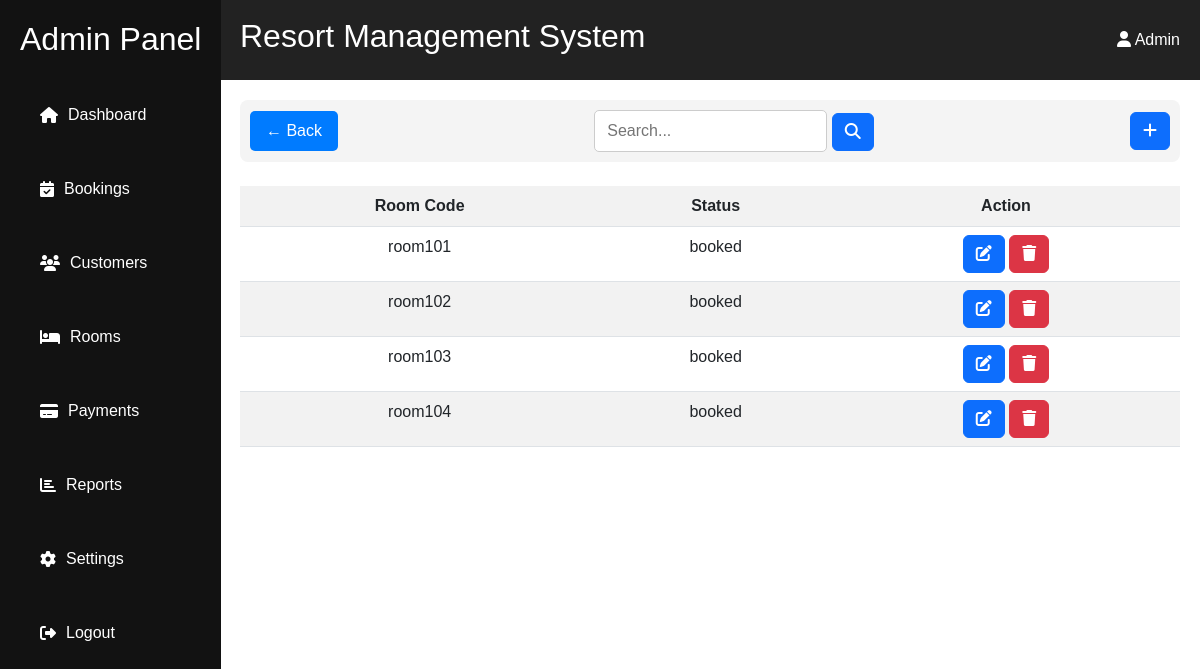
The page /admin/rooms/index.php on the database as committed earlier.
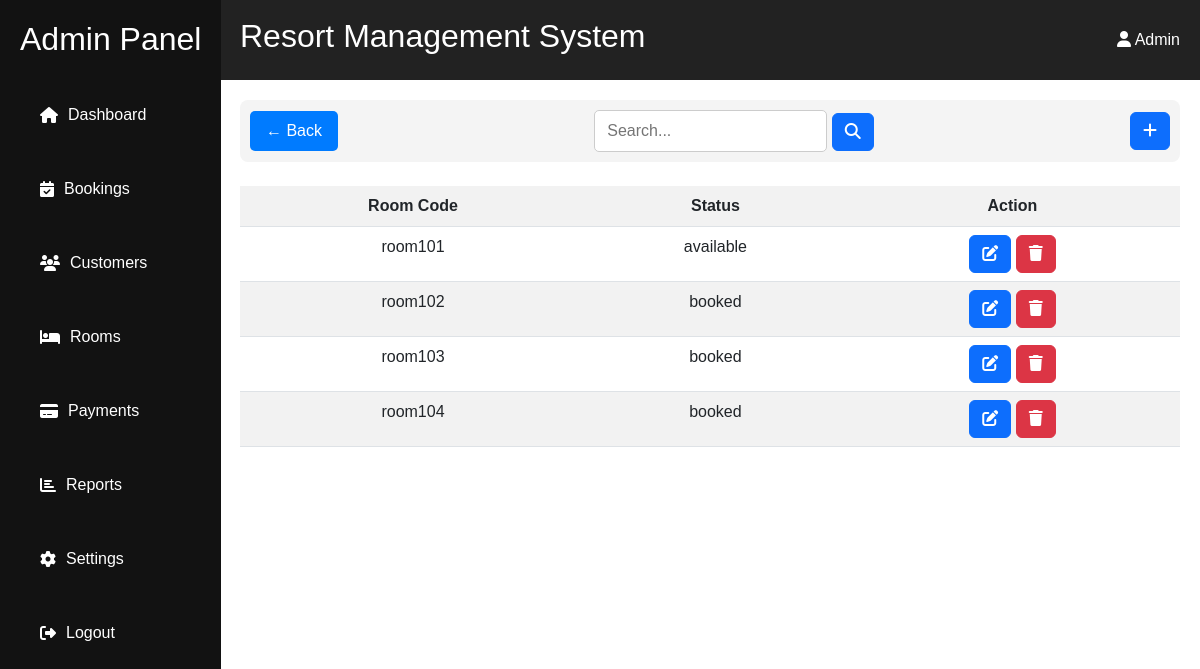
The same page on the database as committed later.
### tables this page shows
CREATE TABLE `room` (
  `room_id` int(11) NOT NULL,
  `room_code` varchar(50) NOT NULL,
  `room_type` enum('standard','premium') NOT NULL,
  `room_status` enum('available','booked','under maintenance') NOT NULL,
  `price` decimal(10,0) NOT NULL,
  `created_at` timestamp NOT NULL DEFAULT current_timestamp(),
  `updated_at` timestamp NOT NULL DEFAULT current_timestamp()
);

### admin/rooms/index.php (the view, shortened to what this page needs)
<?php
include('../../resources/database/config.php');
?>
<div class="content" style="color:black;">
    <?php include ('filter.php'); ?>
    <br>
    <table class="table table-striped" style="text-align: center;">
        <tr>
        <th>Room Code</th>
        <th>Status</th>
        <th>Action</th>
        </tr>
        <?php
       while($row=mysqli_fetch_assoc($result)){
        print "<tr>
        <td>{$row['room_code']}</td>
        <td>{$row['room_status']}</td>
        <td><a href='edit.php?id={$row['room_id']}' class='btn btn-primary'><i class='fas fa-edit'></i></a>
        <a href='delete.php?id={$row['room_id']}&index_click=true' class='btn btn-danger'><i class='fas fa-trash'></i></a></td>
        </tr>";
       }
        ?>
    </table>
</div>

### admin/rooms/filter.php (shortened to what this page needs)
<?php
if(isset($_GET['search']) && isset($_GET['searchbar'])){
    echo $find=isset($_GET['searchbar']) ? $_GET['searchbar'] : '';
    $search="'%$find%'";
    $sql1 = "SELECT * FROM room WHERE room_code LIKE $search ";
    $result = mysqli_query($conn, $sql1);
    }else{
    $sql1 = "SELECT * FROM room";
    $result = mysqli_query($conn, $sql1);
    }
?>
<div class="top-bar">
    <button class="back-btn" onclick="history.back()">← Back</button>
    <form action="<?php $_SERVER['PHP_SELF']?>" method="get">
   <input type="text" class="search-bar" name="searchbar"  placeholder="Search...">
   <button class="btn btn-primary" name="search" value="search"><i class="fas fa-magnifying-glass"></i></button>
   </form>
    <a href="create.php" class="btn btn-primary" style="text-decoration: none; color:white;"><i class="fas fa-add "></i></a>
</div>

### admin/rooms/filter.php (style rules this page uses)
.top-bar { display: flex; align-items: center; justify-content: space-between; padding: 10px; background: #f4f4f4; border-radius: 8px; gap: 15px; }
.back-btn { padding: 8px 16px; border: none; background: #007bff; color: white; font-size: 16px; border-radius: 5px; cursor: pointer; transition: 0.3s; }
.search-bar { flex: 1; padding: 8px 12px; border: 1px solid #ccc; border-radius: 5px; font-size: 16px; }

Rows that differ between the two databases and show on the page:
changed room "room101": room_status "booked" → "available"
